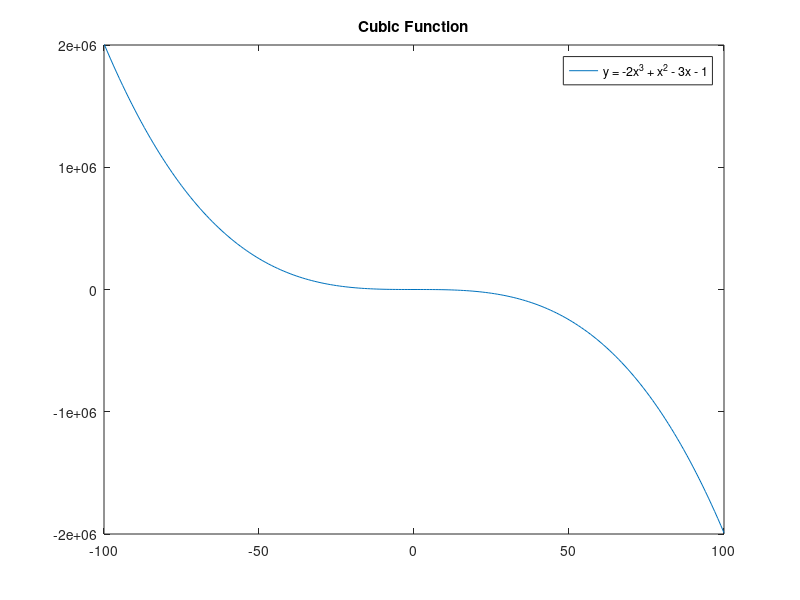

Recreate this plot in MATLAB.
% Problem{02}: The values for the formula y = -2x^3 + x^2 - 3x - 1,  
% where -100 <= x <= 100 and x is a 1 x 201 vector.  
% Also, plot y = f(x), adding a title, legend, axis and save the
% image.
% Filename: cubic.m, cubic.bmp
% Input: x
% Output: y

x = -100:100;
y = ((-2*power(x,3) + power(x,2) - (3*x) - 1));

plot(x,y);
title('Cubic Function');
legend('y = -2x^3 + x^2 - 3x - 1');
axis([-100 100 -2*10^6 2*10^6]);